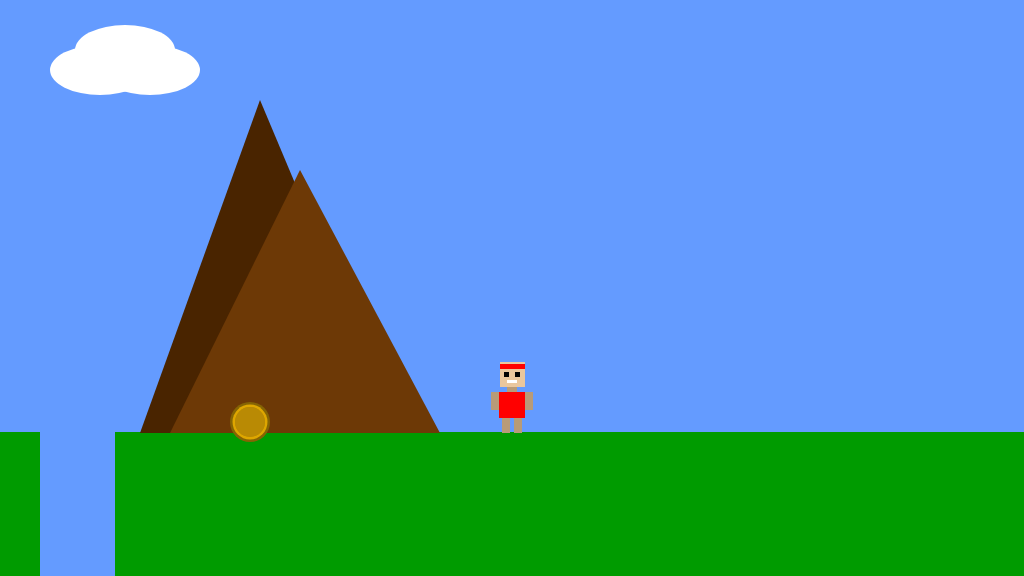
Frame 1 (no input)
Frame 60 (no input): identical to frame 1, image omitted
Frame 120 (the mouse pressed at the canvas centre since frame 60): identical to frame 1, image omitted

The p5.js sketch that drew this single still picture (run headless with seeded random() and noise() and a simulated clock; from frame 60 on, the mouse is pressed at the canvas centre):

// p5.js sketch
// ── sketch.js
/*

The Game Project

Week 3

Game interaction

*/


var gameChar_x;
var gameChar_y;
var floorPos_y;
var treePos_x;
var treePos_y;

var isLeft;
var isRight;
var isPlummeting;
var isFalling;


var canyon;
var collectable;

var mountain;
var cloud;


function setup()
{
	createCanvas(1024, 576);
	floorPos_y = height * 3/4;
	gameChar_x = width/2;
	gameChar_y = floorPos_y;
    
    isLeft = false;
    isRight = false;
    isPlummeting = false;
    isFalling = false;
    
    canyon = {x_pos:40, y_pos:430, width:75};
    
    cloud = {x_pos: 100, y_pos: 120, width: 100, height: 50};
    
    collectable = {_X: 250, _Y: floorPos_y-10, size: 50, isFound: false};

    
    mountain = {x_pos: 100, y_pos: 100, size: 50};
}

function draw()
{

	///////////DRAWING CODE//////////

	background(100,155,255); //fill the sky blue


	noStroke();
	fill(0,155,0);
	rect(0, floorPos_y, width, height - floorPos_y); //draw some green ground

	//draw the canyon
    //draw cloud
    
    fill(255,255,255);
    ellipse(cloud.x_pos,cloud.y_pos -50, cloud.width, cloud.height);
    ellipse(cloud.x_pos + 50, cloud.y_pos -50, cloud.width, cloud.height);
    ellipse(cloud.x_pos +25 ,cloud.y_pos -70, cloud.width, cloud.height);
    
    //draw canyon
    
    fill(100, 155, 255);
    rect(canyon.x_pos,canyon.y_pos,canyon.width,150);
    
    //draw mountain
    fill(73,36,0);
    triangle(mountain.x_pos + 40, mountain.y_pos +333, mountain.x_pos +300, mountain.y_pos +333, mountain.x_pos +160, mountain.y_pos);
    
    fill(109,57,6);
    triangle(mountain.x_pos + 70, mountain.y_pos +333, mountain.x_pos +340, mountain.y_pos +333, mountain.x_pos +200, mountain.y_pos +70);
    
    //draw tree
    
    fill(120, 100,40);
    rect(treePos_x, treePos_y, 60, 150);
    
    //branches
    fill(0,155,0);
    triangle(treePos_x -50,treePos_y +50, treePos_x +30,treePos_y - 50,treePos_x+110,treePos_y +50);
    triangle(treePos_x -50,treePos_y , treePos_x +30,treePos_y - 100,treePos_x+110,treePos_y);
    
    //draw collectable item
       if(dist(gameChar_x, gameChar_y,collectable._X, collectable._Y) < 20)
    {
            collectable.isFound = true;
    }
    
    if(collectable.isFound == false)
        {
    fill(133, 100 ,4);
    ellipse(collectable._X, collectable._Y, collectable.size-10);
    fill(222, 166, 0);
    ellipse(collectable._X, collectable._Y, collectable.size-15);
    fill(185, 138, 4);
    ellipse(collectable._X, collectable._Y, collectable.size-20);
    fill(185, 138, 4);
    ellipse(collectable._X, collectable._Y, collectable.size-20);
        }

    
    
    


	//the game character
	if(isLeft && isFalling)
	{
		// add your jumping-left code
        fill(234,199,157);
        rect(gameChar_x -12, gameChar_y - 70,25, 25);
        //band
        fill(255,0,0);
        rect(gameChar_x -12, gameChar_y - 68,25, 5);
        //ear
        fill(184,155,120);
        rect(gameChar_x -2, gameChar_y - 60,5, 10);
        //neck
        fill(234,199,157);
        rect(gameChar_x -5 , gameChar_y - 45, 10, 10);
        //body
        fill(255,0,0);
        rect(gameChar_x - 12.5, gameChar_y -40, 26,26);
        //rightlet
        fill(184,155,120);
        rect(gameChar_x -3, gameChar_y -14, 8, 15);

        //leftarm
        fill(184,155,120);
        rect(gameChar_x -4, gameChar_y -58, 8, 18);


	}
	else if(isRight && isFalling)
	{
		// add your jumping-right code
        //head
        fill(234,199,157);
        rect(gameChar_x -12, gameChar_y - 70,25, 25);
        //band
        fill(255,0,0);
        rect(gameChar_x -12, gameChar_y - 68,25, 5);
        //ear
        fill(184,155,120);
        rect(gameChar_x -2, gameChar_y - 60,5, 10);
        //neck
        fill(234,199,157);
        rect(gameChar_x -5 , gameChar_y - 45, 10, 10);
        //body
        fill(255,0,0);
        rect(gameChar_x - 12.5, gameChar_y -40, 26,26);
        //rightleg
        fill(184,155,120);
        rect(gameChar_x -3, gameChar_y -14, 8, 15);

        //leftarm
        fill(184,155,120);
        rect(gameChar_x -4, gameChar_y -58, 8, 18);


	}
	else if(isLeft)
	{
		// add your walking left code
        fill(234,199,157);
        rect(gameChar_x -12, gameChar_y - 70,25, 25);
        //band
        fill(255,0,0);
        rect(gameChar_x -12, gameChar_y - 68,25, 5);
        //ear
        fill(184,155,120);
        rect(gameChar_x -2, gameChar_y - 60,5, 10);
        //neck
        fill(234,199,157);
        rect(gameChar_x -5 , gameChar_y - 45, 10, 10);
        //body
        fill(255,0,0);
        rect(gameChar_x - 12.5, gameChar_y -40, 26,26);
        //rightlet
        fill(184,155,120);
        rect(gameChar_x -3, gameChar_y -14, 8, 15);

        //leftarm
        fill(184,155,120);
        rect(gameChar_x -4, gameChar_y -40, 8, 18);

	}
	else if(isRight)
	{
		// add your walking right code
        //head
        fill(234,199,157);
        rect(gameChar_x -12, gameChar_y - 70,25, 25);
        //band
        fill(255,0,0);
        rect(gameChar_x -12, gameChar_y - 68,25, 5);
        //ear
        fill(184,155,120);
        rect(gameChar_x -2, gameChar_y - 60,5, 10);
        //neck
        fill(234,199,157);
        rect(gameChar_x -5 , gameChar_y - 45, 10, 10);
        //body
        fill(255,0,0);
        rect(gameChar_x - 12.5, gameChar_y -40, 26,26);
        //rightlet
        fill(184,155,120);
        rect(gameChar_x -3, gameChar_y -14, 8, 15);

        //leftarm
        fill(184,155,120);
        rect(gameChar_x -4, gameChar_y -40, 8, 18);

	}
	else if(isFalling || isPlummeting)
	{
		// add your jumping facing forwards code
        //head
        fill(234,199,157);
        rect(gameChar_x -12, gameChar_y - 70,25, 25);
        //band
        fill(255,0,0);
        rect(gameChar_x -12, gameChar_y - 68,25, 5);
        //lefteye
        fill(0);
        rect(gameChar_x -8, gameChar_y - 60,5, 5);
        //righteye
        fill(0);
        rect(gameChar_x + 3, gameChar_y - 60,5, 5);
        //mouth
        fill(255,255,255);
        rect(gameChar_x -5, gameChar_y - 52,10, 10);
        //neck
        fill(184,155,120);
        rect(gameChar_x -5 , gameChar_y - 45, 10, 8);
        //body
        fill(255,0,0);
        rect(gameChar_x - 12.5, gameChar_y -40, 26,26);
        //leftleg
        fill(184,155,120);
        rect(gameChar_x -10, gameChar_y -14, 8, 15);
        //rightleg
        fill(184,155,120);
        rect(gameChar_x + 2, gameChar_y -14, 8, 15);
        //rightarm
        fill(184,155,120); 
        rect(gameChar_x + 13.5, gameChar_y -55, 8, 18);
        //leftarm
        fill(184,155,120);
        rect(gameChar_x -20.5, gameChar_y -55, 8, 18);
        

	}
	else
	{
		// add your standing front facing code
        //head
        fill(234,199,157);
        rect(gameChar_x -12, gameChar_y - 70,25, 25);
        //band
        fill(255,0,0);
        rect(gameChar_x -12, gameChar_y - 68,25, 5);
        //lefteye
        fill(0);
        rect(gameChar_x -8, gameChar_y - 60,5, 5);
        //righteye
        fill(0);
        rect(gameChar_x + 3, gameChar_y - 60,5, 5);
        //mouth
        fill(255,255,255);
        rect(gameChar_x -5, gameChar_y - 52,10, 3);
        //neck
        fill(184,155,120);
        rect(gameChar_x -5 , gameChar_y - 45, 10, 10);
        //body
        fill(255,0,0);
        rect(gameChar_x - 13, gameChar_y -40, 26,26);
        //leftleg
        fill(184,155,120);
        rect(gameChar_x -10, gameChar_y -14, 8, 15);
        //rightleg
        fill(184,155,120);
        rect(gameChar_x + 2, gameChar_y -14, 8, 15);
        //rightarm
        fill(184,155,120);
        rect(gameChar_x + 13, gameChar_y -40, 8, 18);
        //leftarm
        fill(184,155,120);
        rect(gameChar_x -21, gameChar_y -40, 8, 18);
        }

	///////////INTERACTION CODE//////////
	//Put conditional statements to move the game character below here
    
    if(isLeft == true)
        {
            gameChar_x -= 5;
        }
    if(isRight == true)
        {
            gameChar_x += 5;
        }
    
    if(isFalling == true && floorPos_y == gameChar_y )
        {
            gameChar_y = gameChar_y -100;
        } 
    if(floorPos_y > gameChar_y)
        {
            gameChar_y += 2; 
           
        }
    else
        {
            isFalling = false;
        }

    if(gameChar_x > canyon.x_pos + 20 && gameChar_x < canyon.x_pos + 80)
        {
            isPlummeting = true;
        }
    if (isPlummeting == true) 
        {
            gameChar_y += 3;
        }
}

 



function keyPressed()
{
	// if statements to control the animation of the character when
	// keys are pressed.

	//open up the console to see how these work
	console.log("keyPressed: " + key);
	console.log("keyPressed: " + keyCode);
    
    if(keyCode == 37)  
        {
            console.log("left arrow");
            isLeft = true;
        }
    else if(keyCode == 39)
        {
            console.log("right Arrow");
            isRight = true;
        }
   if(keyCode == 32)
        {
            console.log("space-bar");
            isFalling = true;
        }
}

function keyReleased()
{
	// if statements to control the animation of the character when
	// keys are released.

	console.log("keyReleased: " + key);
	console.log("keyReleased: " + keyCode);
    
    if(keyCode == 37)
        {
            console.log("left arrow");
            isLeft = false;
        }
    else if(keyCode ==39)
        {
            console.log("right Arrow");
            isRight = false;
        }
   if(keyCode == 32)
        {
            console.log("space-bar");
            isFalling = false;
        }
}
